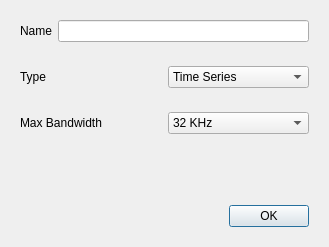
<?xml version="1.0" encoding="UTF-8"?>
<ui version="4.0">
 <class>dlgNewClassifier</class>
 <widget class="QDialog" name="dlgNewClassifier">
  <property name="geometry">
   <rect>
    <x>0</x>
    <y>0</y>
    <width>329</width>
    <height>247</height>
   </rect>
  </property>
  <property name="windowTitle">
   <string>Dialog</string>
  </property>
  <layout class="QVBoxLayout" name="verticalLayout">
   <item>
    <widget class="QWidget" name="widget_3" native="true">
     <layout class="QHBoxLayout" name="horizontalLayout_3">
      <item>
       <widget class="QLabel" name="label">
        <property name="text">
         <string>Name</string>
        </property>
       </widget>
      </item>
      <item>
       <widget class="QLineEdit" name="leName"/>
      </item>
     </layout>
    </widget>
   </item>
   <item>
    <widget class="QWidget" name="widget_2" native="true">
     <layout class="QHBoxLayout" name="horizontalLayout">
      <item>
       <widget class="QLabel" name="label_2">
        <property name="text">
         <string>Type</string>
        </property>
       </widget>
      </item>
      <item>
       <widget class="QComboBox" name="cmbType">
        <item>
         <property name="text">
          <string>Time Series</string>
         </property>
        </item>
        <item>
         <property name="text">
          <string>FFT</string>
         </property>
        </item>
       </widget>
      </item>
     </layout>
    </widget>
   </item>
   <item>
    <widget class="QWidget" name="widget" native="true">
     <layout class="QHBoxLayout" name="horizontalLayout_2">
      <item>
       <widget class="QLabel" name="label_3">
        <property name="text">
         <string>Max Bandwidth</string>
        </property>
       </widget>
      </item>
      <item>
       <widget class="QComboBox" name="cmdBW">
        <item>
         <property name="text">
          <string>32 KHz</string>
         </property>
        </item>
        <item>
         <property name="text">
          <string>64 KHz</string>
         </property>
        </item>
        <item>
         <property name="text">
          <string>128 KHz</string>
         </property>
        </item>
        <item>
         <property name="text">
          <string>256 KHz</string>
         </property>
        </item>
        <item>
         <property name="text">
          <string>512 KHz</string>
         </property>
        </item>
       </widget>
      </item>
     </layout>
    </widget>
   </item>
   <item>
    <spacer name="verticalSpacer">
     <property name="orientation">
      <enum>Qt::Vertical</enum>
     </property>
     <property name="sizeHint" stdset="0">
      <size>
       <width>20</width>
       <height>40</height>
      </size>
     </property>
    </spacer>
   </item>
   <item>
    <widget class="QWidget" name="widget_4" native="true">
     <layout class="QHBoxLayout" name="horizontalLayout_4">
      <item>
       <spacer name="horizontalSpacer">
        <property name="orientation">
         <enum>Qt::Horizontal</enum>
        </property>
        <property name="sizeHint" stdset="0">
         <size>
          <width>40</width>
          <height>20</height>
         </size>
        </property>
       </spacer>
      </item>
      <item>
       <widget class="QPushButton" name="cmdOK">
        <property name="text">
         <string>OK</string>
        </property>
       </widget>
      </item>
     </layout>
    </widget>
   </item>
  </layout>
 </widget>
 <resources/>
 <connections/>
</ui>
